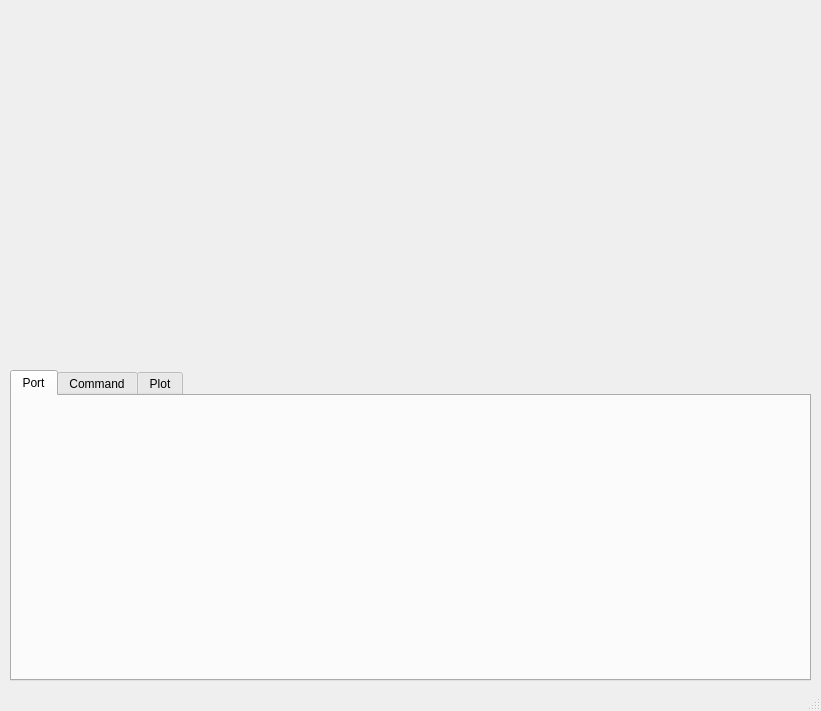
<?xml version="1.0" encoding="UTF-8"?>
<ui version="4.0">
 <class>MainWindow</class>
 <widget class="QMainWindow" name="MainWindow">
  <property name="geometry">
   <rect>
    <x>0</x>
    <y>0</y>
    <width>821</width>
    <height>711</height>
   </rect>
  </property>
  <property name="minimumSize">
   <size>
    <width>821</width>
    <height>711</height>
   </size>
  </property>
  <property name="maximumSize">
   <size>
    <width>821</width>
    <height>711</height>
   </size>
  </property>
  <property name="windowTitle">
   <string>STM32-FC Ground Control</string>
  </property>
  <property name="styleSheet">
   <string notr="true"/>
  </property>
  <widget class="QWidget" name="centralwidget">
   <widget class="QwtPlot" name="strmQwtPlot">
    <property name="geometry">
     <rect>
      <x>10</x>
      <y>20</y>
      <width>801</width>
      <height>331</height>
     </rect>
    </property>
    <property name="canvasBackground">
     <brush brushstyle="SolidPattern">
      <color alpha="255">
       <red>255</red>
       <green>255</green>
       <blue>255</blue>
      </color>
     </brush>
    </property>
   </widget>
   <widget class="QTabWidget" name="tabWidget">
    <property name="geometry">
     <rect>
      <x>10</x>
      <y>370</y>
      <width>801</width>
      <height>311</height>
     </rect>
    </property>
    <property name="currentIndex">
     <number>0</number>
    </property>
    <widget class="QWidget" name="portTab">
     <attribute name="title">
      <string>Port</string>
     </attribute>
    </widget>
    <widget class="QWidget" name="cmdTab">
     <attribute name="title">
      <string>Command</string>
     </attribute>
    </widget>
    <widget class="QWidget" name="plotTab">
     <attribute name="title">
      <string>Plot</string>
     </attribute>
    </widget>
   </widget>
  </widget>
  <widget class="QStatusBar" name="statusbar"/>
 </widget>
 <customwidgets>
  <customwidget>
   <class>QwtPlot</class>
   <extends>QFrame</extends>
   <header>qwt_plot.h</header>
  </customwidget>
 </customwidgets>
 <resources/>
 <connections/>
</ui>
